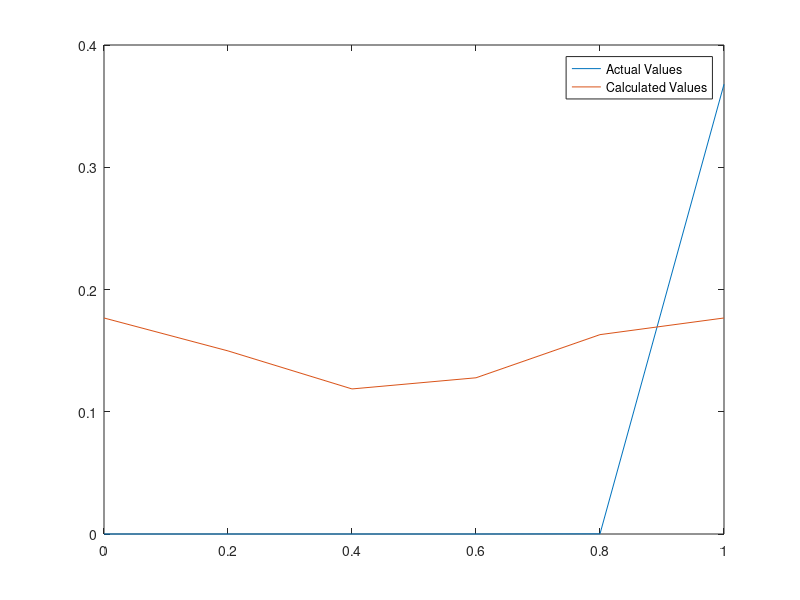

Source code (MATLAB):
%{
    Name : Devjit Choudhury
    Roll No. : 19MA20014
    Assignment2
%}

function assignment2()
    %% Data provided in the question :-

    % Spatial Boundary
    x0 = 0; xN = 1;
    % Spatial Step Size
    xh = 0.2;

    % Time Boundaries
    t0 = 0; tn = 1;
    % Time Step Size
    th = 0.001;

    % calculating number of spatial intervals
    n = (xN - x0)/xh + 1;

    xs = [x0:xh:xN];
    
    velocity = input("Enter Velocity : ");

    % we find the new value of u using the prev values
    % computing the values at all discrete points of x 
    % using Initial condition
    prev_u = compute(xs, velocity, t0);
    new_u = zeros(1, n);

    p = velocity*th/xh;

    i = 0;
    if velocity > 0
        for t = t0+th : th : tn
            for j = n : -1 : 2
                new_u(j) = prev_u(j) - p*(prev_u(j) - prev_u(j-1));
            end
            i = i + 1;
            % using Boundary condition
            new_u(1) = new_u(n);
            
            % assigning the calcualted values to prev values 
            % for next iteration
            prev_u = new_u;

            if i == 120
                 plot(xs, compute(xs, velocity, t));
                 hold on;
                 plot(xs, new_u);
                 hold off;
                 legend('Actual Values', 'Calculated Values');
             end
        end
    end

    if velocity < 0
        for t = t0+th : th : tn
            for j = 1 : n-1
                new_u(j) = prev_u(j) - p*(prev_u(j+1)-prev_u(j));
            end
            i = i+1;
            % using Boundary condition
            new_u(n) = new_u(1);

            % assigning the calcualted values to prev values 
            % for next iteration
            prev_u = new_u;

            if i == 120
                 plot(xs, compute(xs,velocity,t));
                 hold on;
                 plot(xs, new_u);
                 hold off;
                 legend('Actual Values', 'Calculated Values');
             end
        end
    end
end

%% ------------------------------------------------------------------------
% Initial Condition (at t = t0 = 0)
function y = compute(x,velocity,t)
    x = x - velocity*t;
    y = exp(-100*((x-0.5).^2));
end